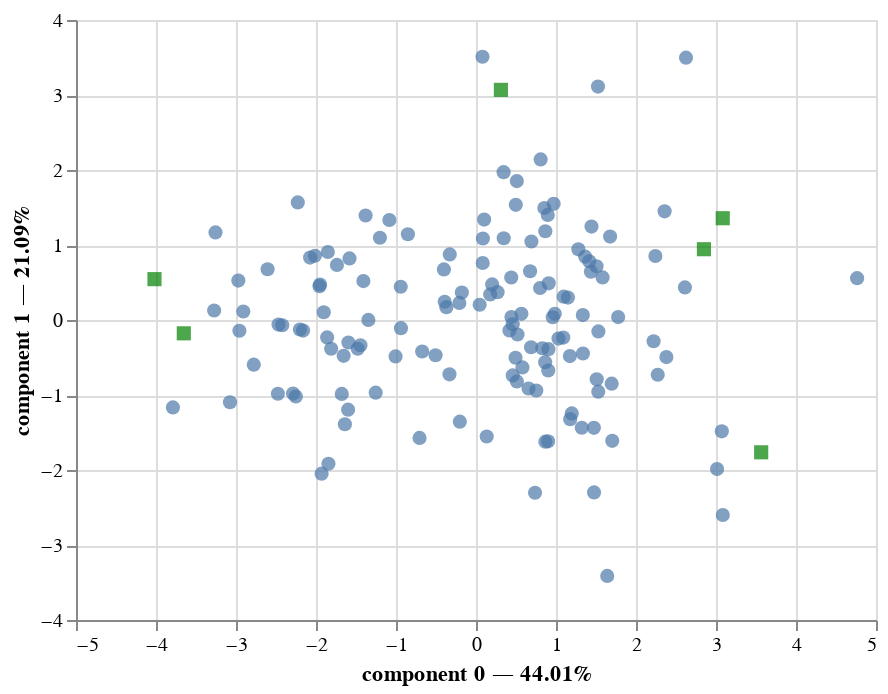

Notebook code cell kept with this figure:
### Markdown cell above
#### ACP

### Code cell
new_data = datos.iloc[:,:-1]
ACP = pc.PCA(n_components=new_data.shape[1]).fit(new_data)
ACP.plot(datos)

### Figure 1 — Vega-Lite specification as saved in the notebook (floating-point values rounded to 4 significant figures; data arrays with more than 128 entries replaced by an {"elided": "..."} marker saying what was removed)
{"config": {"view": {"continuousWidth": 400, "continuousHeight": 300}}, "layer": [{"data": {"name": "data-cfc4178c54bf23302a70a80ffd922dac"}, "mark": {"type": "circle", "size": 50}, "encoding": {"tooltip": [{"field": "index", "type": "quantitative"}, {"field": "component 0", "type": "quantitative"}, {"field": "component 1", "type": "quantitative"}], "x": {"axis": {"title": "component 0 — 44.01%"}, "field": "component 0", "scale": {"zero": false}, "type": "quantitative"}, "y": {"axis": {"title": "component 1 — 21.09%"}, "field": "component 1", "scale": {"zero": false}, "type": "quantitative"}}, "selection": {"selector001": {"type": "interval", "bind": "scales", "encodings": ["x", "y"]}}}, {"data": {"name": "data-506a12bc118e01da863c72c194da41c8"}, "mark": {"type": "square", "color": "green", "size": 50}, "encoding": {"tooltip": [{"field": "variable", "type": "nominal"}], "x": {"field": "component 0", "scale": {"zero": false}, "type": "quantitative"}, "y": {"field": "component 1", "scale": {"zero": false}, "type": "quantitative"}}}], "$schema": "https://vega.github.io/schema/vega-lite/v4.17.0.json", "datasets": {"data-cfc4178c54bf23302a70a80ffd922dac": {"elided": "140 records"}, "data-506a12bc118e01da863c72c194da41c8": [{"variable": "op", "component 0": 3.565, "component 1": -1.764, "component 2": 0.2442, "component 3": -0.7587, "component 4": -0.2375, "component 5": -1.071, "label": "op"}, {"variable": "co", "component 0": 3.084, "component 1": 1.357, "component 2": 0.1436, "component 3": 2.2, "component 4": -0.1948, "component 5": -0.3818, "label": "co"}, {"variable": "ex", "component 0": -3.652, "component 1": -0.1777, "component 2": -1.138, "component 3": 0.3008, "component 4": -1.241, "component 5": -0.3899, "label": "ex"}, {"variable": "ag", "component 0": -4.019, "component 1": 0.5447, "component 2": -0.09525, "component 3": 0.2731, "component 4": 1.042, "component 5": -0.9111, "label": "ag"}, {"variable": "ne", "component 0": 0.3111, "component 1": 3.069, "component 2": 0.6828, "component 3": -1.28, "component 4": -0.441, "component 5": -0.3082, "label": "ne"}, {"variable": "wordcount", "component 0": 2.849, "component 1": 0.9439, "component 2": -2.129, "component 3": -0.522, "component 4": 0.4349, "component 5": 0.001745, "label": "wordcount"}]}}
